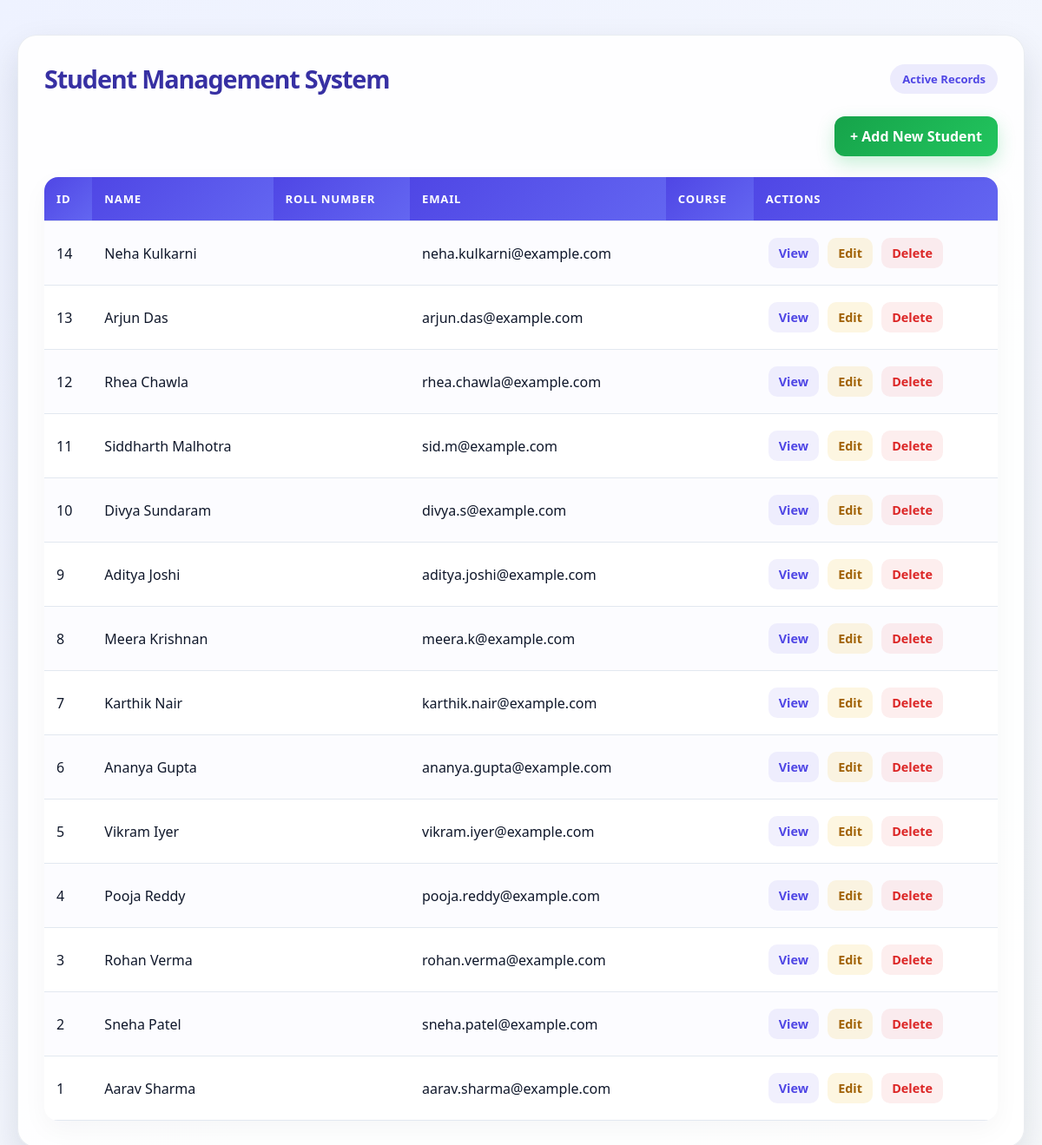
/student_project/index.php, run on the app's committed database.
### tables this page shows
CREATE TABLE students (
    id INT AUTO_INCREMENT PRIMARY KEY,
    roll_no VARCHAR(30) NOT NULL UNIQUE,
    name VARCHAR(100) NOT NULL,
    email VARCHAR(100) NOT NULL,
    phone VARCHAR(20),
    department VARCHAR(50) NOT NULL,
    semester INT NOT NULL,
    cgpa DECIMAL(3, 2),
    photo_path VARCHAR(255),        
    document_path VARCHAR(255),     
    status VARCHAR(20) DEFAULT 'Active',
    created_at TIMESTAMP DEFAULT CURRENT_TIMESTAMP
);

### student_project/index.php (the view, shortened to what this page needs)
<?php
require 'db.php';
$sql = "SELECT * FROM students ORDER BY id DESC";
$result = $conn->query($sql);
?>
<!DOCTYPE html>
<html lang="en">
<head>
</head>
<body>
<div class="container">
    <div class="topbar">
        <h2>Student Management System</h2>
        <span class="badge">Active Records</span>
    </div>
    <div class="toolbar">
        <a class="add" href="add_form.php">
            + Add New Student
        </a>
    </div>
    <table>
        <tr>
            <th>ID</th>
            <th>Name</th>
            <th>Roll Number</th>
            <th>Email</th>
            <th>Course</th>
            <th>Actions</th>
        </tr>
        <?php if ($result && $result->num_rows > 0): ?>
            <?php while ($row = $result->fetch_assoc()): ?>
                <tr>
                    <td>
                        <?= (int)$row['id'] ?>
                    </td>
                    <td>
                        <?= htmlspecialchars($row['name']) ?>
                    </td>
                    <td>
                    </td>
                    <td>
                        <?= htmlspecialchars($row['email']) ?>
                    </td>
                    <td>
                    </td>
                    <td>
                        <a class="action"
                           href="view.php?id=<?= (int)$row['id'] ?>">
                            View
                        </a>
                        <a class="action"
                           href="edit.php?id=<?= (int)$row['id'] ?>">
                            Edit
                        </a>
                        <a class="action"
                           href="delete.php?id=<?= (int)$row['id'] ?>"
                           onclick="return confirm('Are you sure you want to delete this student?');">
                            Delete
                        </a>
                    </td>
                </tr>
            <?php endwhile; ?>
        <?php endif; ?>
    </table>
</div>
</body>
</html>

### student_project/index.php (style rules this page uses)
:root { --bg: linear-gradient(135deg, #eef2ff 0%, #f8fafc 100%); --panel: rgba(255, 255, 255, 0.9); --primary: #4f46e5; --primary-dark: #3730a3; --success: #16a34a; --success-dark: #166534; --danger: #dc2626; --danger-dark: #991b1b; --text: #0f172a; --muted: #475569; --border: #e2e8f0; --shadow: 0 18px 40px rgba(15, 23, 42, 0.12); }
* { box-sizing: border-box; }
body { margin: 0; font-family: "Segoe UI", Tahoma, Geneva, Verdana, sans-serif; background: var(--bg); color: var(--text); padding: 40px 20px; }
.container { max-width: 1180px; margin: 0 auto; background: var(--panel); padding: 30px; border-radius: 22px; box-shadow: var(--shadow); border: 1px solid rgba(148, 163, 184, 0.2); }
.topbar { display: flex; justify-content: space-between; align-items: center; margin-bottom: 24px; gap: 16px; flex-wrap: wrap; }
h2 { margin: 0; color: var(--primary-dark); font-size: clamp(1.8rem, 2vw, 2.4rem); letter-spacing: -0.04em; }
.badge { display: inline-flex; align-items: center; padding: 8px 14px; border-radius: 999px; background: rgba(79, 70, 229, 0.1); color: var(--primary); font-weight: 700; font-size: 0.82rem; }
.toolbar { display: flex; justify-content: space-between; align-items: center; gap: 12px; margin-bottom: 24px; flex-wrap: wrap; }
.add { display: inline-flex; align-items: center; justify-content: center; padding: 12px 18px; background: linear-gradient(135deg, var(--success) 0%, #22c55e 100%); color: white; text-decoration: none; border-radius: 12px; font-weight: 700; box-shadow: 0 8px 20px rgba(34, 197, 94, 0.25); transition: transform 0.2s ease, box-shadow 0.2s ease; }
table { width: 100%; border-collapse: collapse; background: white; border-radius: 16px; overflow: hidden; box-shadow: 0 10px 30px rgba(15, 23, 42, 0.04); }
th, td { padding: 16px 14px; border-bottom: 1px solid var(--border); text-align: left; vertical-align: middle; }
th { background: linear-gradient(135deg, var(--primary) 0%, #6366f1 100%); color: white; font-size: 0.82rem; text-transform: uppercase; letter-spacing: 0.06em; }
tr:nth-child(even) { background: rgba(99, 102, 241, 0.02); }
.action { display: inline-block; margin: 3px; padding: 8px 12px; text-decoration: none; border-radius: 10px; font-weight: 600; font-size: 0.9rem; transition: all 0.2s ease; }
.action:nth-of-type(1) { background: rgba(79, 70, 229, 0.08); color: var(--primary); }
.action:nth-of-type(2) { background: rgba(234, 179, 8, 0.12); color: #a16207; }
.action:nth-of-type(3) { background: rgba(220, 38, 38, 0.08); color: var(--danger); }

### data on the page
students: id "14", name "Neha Kulkarni", email "neha.kulkarni@example.com"
students: id "13", name "Arjun Das", email "arjun.das@example.com"
students: id "12", name "Rhea Chawla", email "rhea.chawla@example.com"
students: id "11", name "Siddharth Malhotra", email "sid.m@example.com"
students: id "10", name "Divya Sundaram", email "divya.s@example.com"
students: id "9", name "Aditya Joshi", email "aditya.joshi@example.com"
students: id "8", name "Meera Krishnan", email "meera.k@example.com"
students: id "7", name "Karthik Nair", email "karthik.nair@example.com"
students: id "6", name "Ananya Gupta", email "ananya.gupta@example.com"
students: id "5", name "Vikram Iyer", email "vikram.iyer@example.com"
students: id "4", name "Pooja Reddy", email "pooja.reddy@example.com"
students: id "3", name "Rohan Verma", email "rohan.verma@example.com"
students: id "2", name "Sneha Patel", email "sneha.patel@example.com"
students: id "1", name "Aarav Sharma", email "aarav.sharma@example.com"
